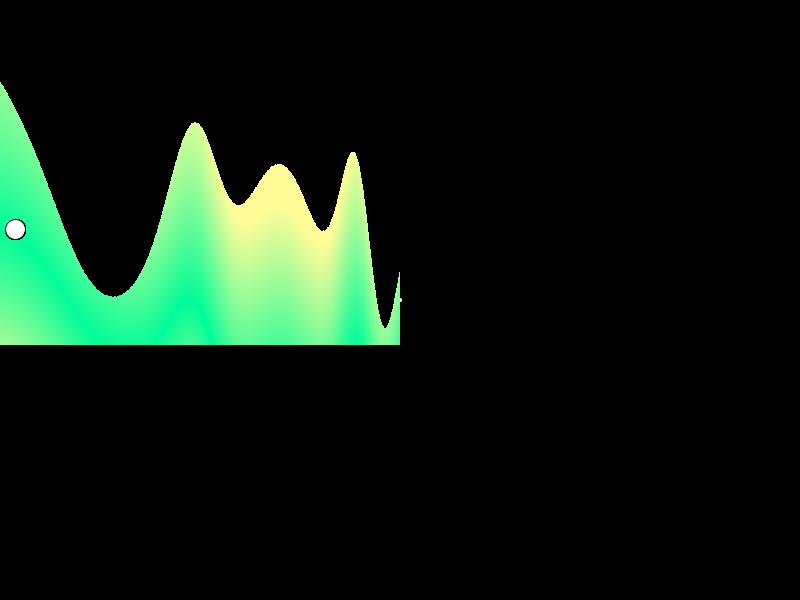
Frame 1 (no input)
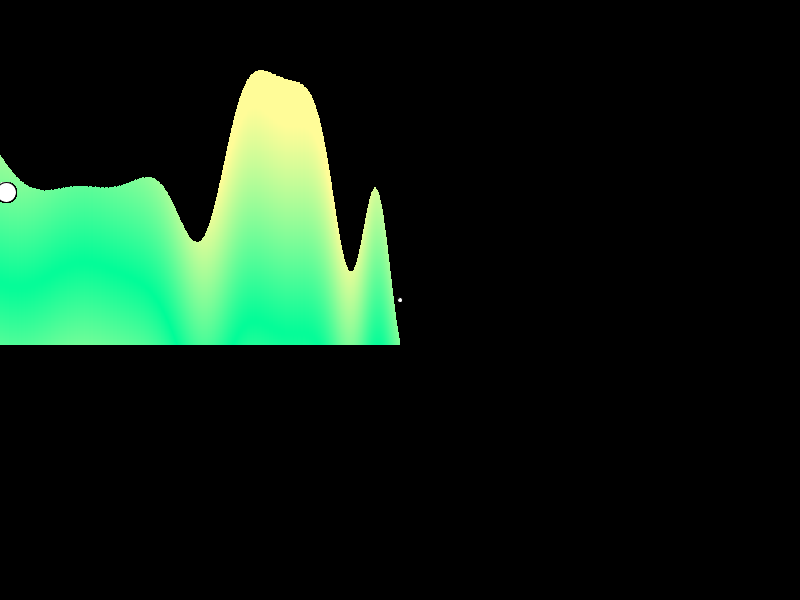
Frame 60 (the mouse pressed at the canvas centre just before this capture)
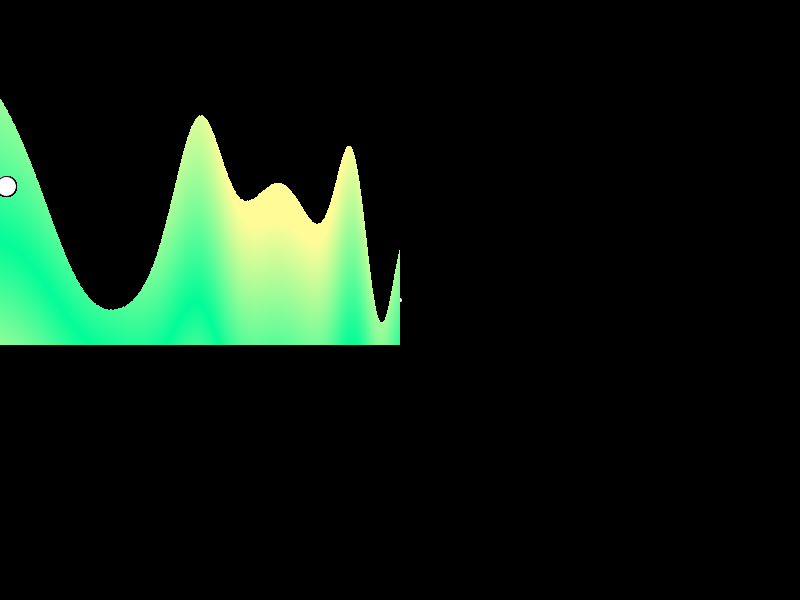
Frame 120 (the mouse held since frame 60 and released just before this capture)

The Processing sketch that drew these frames (run headless with seeded random() and noise(); from frame 60 on, the mouse is pressed at the canvas centre):

// Processing sketch: processing_180428
// ── processing_180428.pde


void setup(){

size(800,600);
background(0);
}
  int u =millis()/200;
void draw(){
     u +=1;
  background(0);
  
//  translate(300,300);
//  cline(200,100,400,400); 
  cline(0,200,400,300);
}

color colora=color(200);
void cline( int x1, int y1 , int x2, int y2)
{int x=0 ,  y =0, g=0,h=0;
ellipse(x1,y1,5,5);

ellipse(x2,y2,5,5);

 for (int b=y1/2;b<abs(y2*1.5);b+=1)
for (x=x1-7;x<x2;x+=1){ 

  y=y1+(y2-y1)*(x-x1)/(x2-x1);
//if (b>int(y+(20*sin(radians(x*3)-(u))/PI)+80*sin(radians(x-7))) || int(y+(20*sin(radians(x*8)+(u))/PI)+80*sin(radians(x-3)-x2))>b&&b>10)  set(x ,b,colora);


if (b>int(y+(200*sin(radians(x*sin(radians(x)))-(u))/PI)+80*sin(radians(x-7)))&&b>10 && b<y2+100)  set(x ,b-55,colora);
//if (int(y+(20*sin(radians(x*8)+(u))/PI)+80*sin(radians(x-3)-x2))>b&&b>10)  set(x ,y2/2+b+100,-colora);

///colora=color(dist(x,int(y+(20*sin(radians(x*7)-(u))/PI)+80*sin(radians(x-7))),x,int(y2+(20*sin(radians(x2*7)-(u))/PI)+80*sin(radians(x2-7)))     ));

colora=color(dist(int(x+20*cos(radians(x/2))/PI),int(y+(200*sin(radians(x*sin(radians(x)))-(u))/PI)+80*sin(radians(x)/4)),x,b*sin(radians(b*4)/25)-55),252,152);
//colora=color((10+100)*cos(x/2)+(10+100)*sin(b/2));
//colora=color(200);

 // y=y1+(t);
// set(int(x+20*cos(radians(x))/PI) ,int(y+(20*sin(radians(x*7)-(u))/PI)+80*sin(radians(x-7))),colora);
 
 
  if(x==x1+((u*20)%(x2-x1))){
  g=int(x+20*cos(radians(x*7))/PI);
h=int(y+(20*sin(radians(x*7)-(u))/PI)+80*sin(radians(x-7)));
ellipse(g,h,20,20);}
}

}
